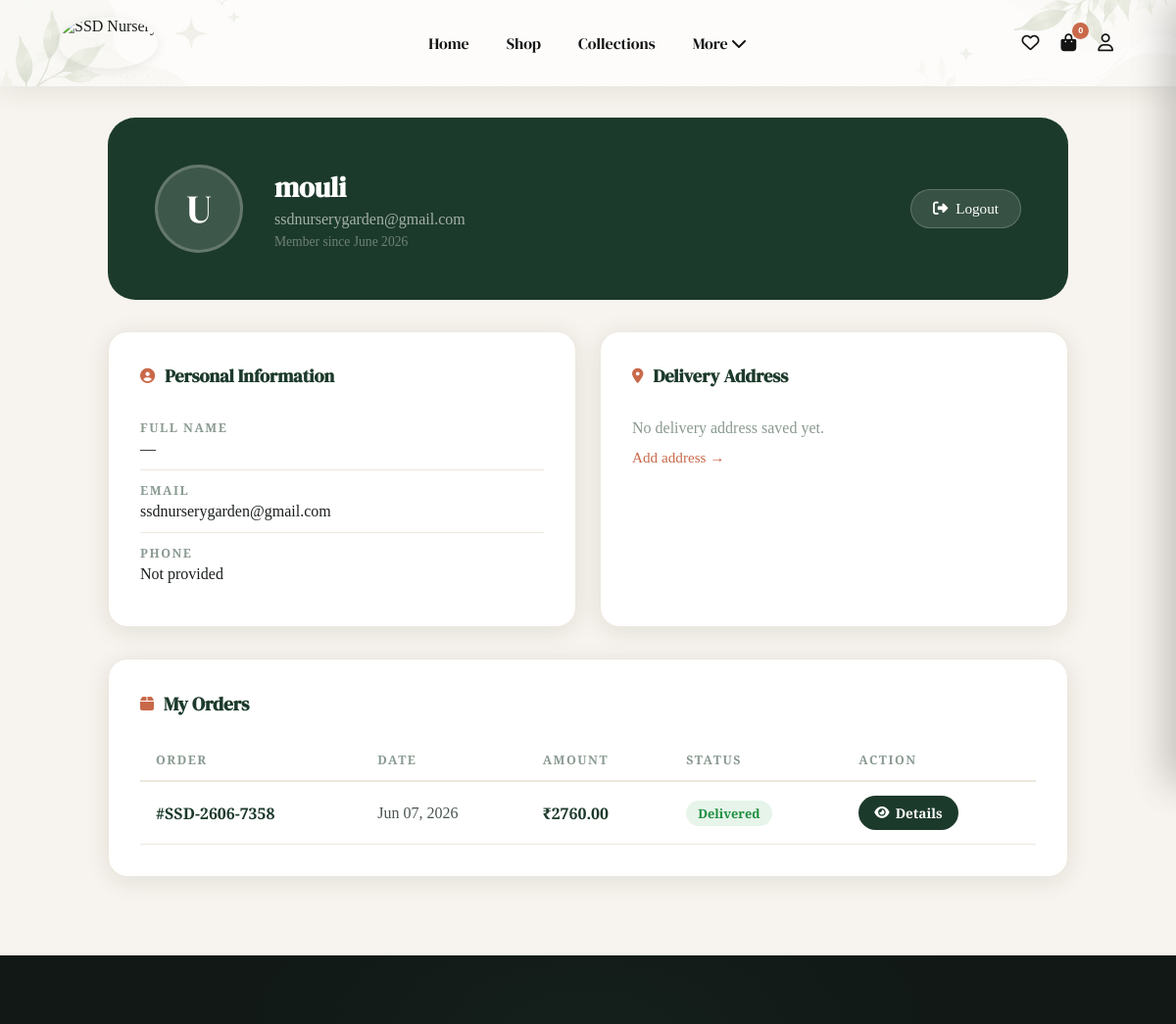
Before: /profile/ (signed in, upper part) with the older database file.
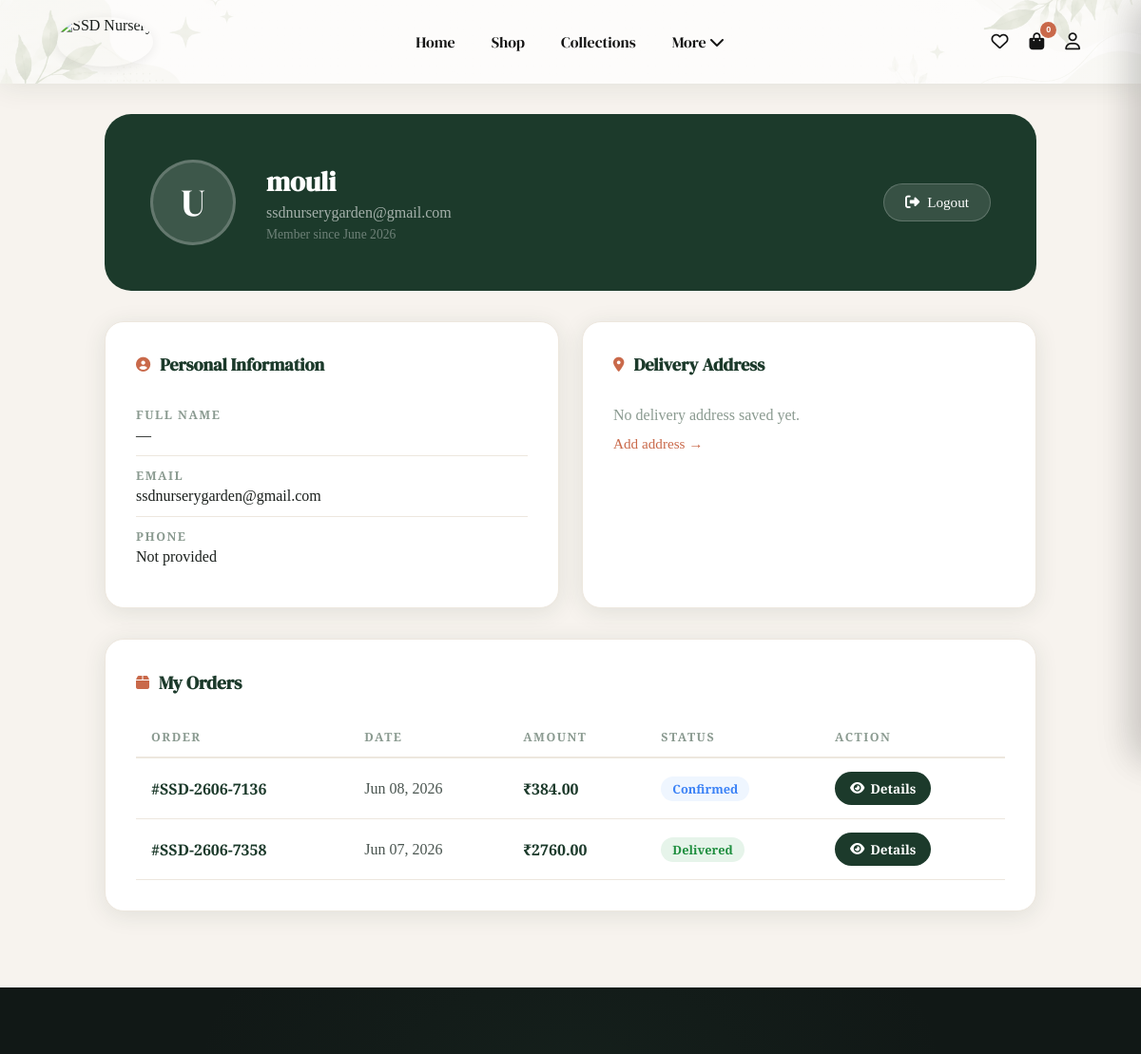
After: the same page with the newer database file.
### web/models.py (models this page shows, shortened)
class Order(models.Model):
    STATUS_CHOICES = [
        ("Pending",   "Pending"),
        ("Confirmed", "Confirmed"),
        ("Packed",    "Packed"),
        ("Shipped",   "Shipped"),
        ("Delivered", "Delivered"),
        ("Returned", "Returned"),
        ("Cancelled", "Cancelled"),
    ]
    PAYMENT_CHOICES = [
        ("cod",       "Cash On Delivery"),
        ("razorpay",  "Razorpay"),
        ("online",    "Online Payment"),
    ]
    user              = models.ForeignKey(
        User, on_delete=models.CASCADE, related_name="orders"
    )
    order_number = models.CharField(
        max_length=20,
        unique=True,
        blank=True,
        null=True
    )
    total_amount      = models.DecimalField(max_digits=12, decimal_places=2, default=0)
    discount_amount   = models.DecimalField(max_digits=10, decimal_places=2, default=0)
    status            = models.CharField(
        max_length=20, choices=STATUS_CHOICES, default="Pending"
    )
    payment_method    = models.CharField(
        max_length=50, choices=PAYMENT_CHOICES, default="cod", blank=True
    )
    payment_id        = models.CharField(max_length=200, blank=True)
    razorpay_order_id = models.CharField(max_length=200, blank=True)
    address           = models.TextField(blank=True)
    coupon            = models.ForeignKey(
        Coupon, on_delete=models.SET_NULL, null=True, blank=True
    )
    notes             = models.TextField(blank=True)
    tracking_id       = models.CharField(max_length=100, blank=True)
    delivery_partner  = models.CharField(
        max_length=30, choices=DELIVERY_PARTNERS, blank=True, default=""
    )
    shipped_at        = models.DateTimeField(null=True, blank=True)
    delivered_at      = models.DateTimeField(null=True, blank=True)
    created_at        = models.DateTimeField(auto_now_add=True)
    updated_at        = models.DateTimeField(auto_now=True)
    class Meta:
        ordering = ["-created_at"]

### web/views.py (the view)
@login_required
def profile(request):
    user_profile, _ = UserProfile.objects.get_or_create(user=request.user)
    orders   = Order.objects.filter(user=request.user).prefetch_related("items__product").order_by("-id")[:10]
    wishlist = Wishlist.objects.filter(user=request.user).select_related("product").order_by("-added_at")[:6]
    return render(request, "web/profile.html", {
        "profile":  user_profile,
        "orders":   orders,
        "wishlist": wishlist,
    })

### web/context_processors.py (called while the page is built)
def user_profile(request):
    notifications = Notification.objects.filter(is_active=True).order_by("-id")[:5]
    return {"notifications": notifications}

def cart_count(request):
    count = 0
    if request.user.is_authenticated:
        count = sum(
            i.quantity
            for i in CartItem.objects.filter(user=request.user)
        )
    return {
        "cart_count": count
    }

### web/templates/web/profile.html (shortened to what the changed rows need)
{% load static %}
<!DOCTYPE html>
<html lang="en">
<head>
    <link rel="stylesheet" href="https://cdnjs.cloudflare.com/ajax/libs/font-awesome/6.5.1/css/all.min.css">
    <link rel="stylesheet" href="{% static 'css/style.css' %}"><link rel="stylesheet" href="{% static 'css/cartsidebar.css' %}">
</head>
<body data-auth="{% if request.user.is_authenticated %}1{% else %}0{% endif %}">
    <div class="profile-page">
        <div class="profile-hero">
            <div class="profile-hero-info">
                <h2>{{ request.user.first_name|default:request.user.username }}</h2>
            </div>
        </div>
        <div class="orders-table-wrap">
            {% if orders %}
            <div style="overflow-x:auto;">
                <table style="width:100%;border-collapse:collapse;font-family:'Cormorant Garamond',serif;">
                    <thead>
                        <tr style="border-bottom:2px solid var(--ivory-dark);">
                            <th style="padding:12px 16px;text-align:left;font-size:0.78rem;font-weight:700;letter-spacing:1.5px;text-transform:uppercase;color:var(--text-light);">Order</th>
                            <th style="padding:12px 16px;text-align:left;font-size:0.78rem;font-weight:700;letter-spacing:1.5px;text-transform:uppercase;color:var(--text-light);">Date</th>
                            <th style="padding:12px 16px;text-align:left;font-size:0.78rem;font-weight:700;letter-spacing:1.5px;text-transform:uppercase;color:var(--text-light);">Amount</th>
                            <th style="padding:12px 16px;text-align:left;font-size:0.78rem;font-weight:700;letter-spacing:1.5px;text-transform:uppercase;color:var(--text-light);">Status</th>
                            <th style="padding:12px 16px;text-align:left;font-size:0.78rem;font-weight:700;letter-spacing:1.5px;text-transform:uppercase;color:var(--text-light);">Action</th>
                        </tr>
                    </thead>
                    <tbody>
                        {% for order in orders %}
                        <tr style="border-bottom:1px solid var(--ivory-dark);">
                            <td style="padding:14px 16px;font-weight:600;color:var(--forest);">#{{ order.order_number }}</td>
                            <td style="padding:14px 16px;color:var(--text-mid);">{{ order.created_at|date:"M d, Y" }}</td>
                            <td style="padding:14px 16px;font-weight:700;color:var(--forest);">₹{{ order.total_amount }}</td>
                            <td style="padding:14px 16px;">
                                {% if order.status == 'Delivered' %}
                                    <span style="background:#E6F4EA;color:#1E8E3E;padding:4px 12px;border-radius:20px;font-size:0.8rem;font-weight:700;">{{ order.status }}</span>
                                {% elif order.status == 'Cancelled' %}
                                    <span style="background:#FEF2F2;color:#DC2626;padding:4px 12px;border-radius:20px;font-size:0.8rem;font-weight:700;">{{ order.status }}</span>
                                {% elif order.status == 'Pending' %}
                                    <span style="background:#FFFBEB;color:#D97706;padding:4px 12px;border-radius:20px;font-size:0.8rem;font-weight:700;">{{ order.status }}</span>
                                {% else %}
                                    <span style="background:#EFF6FF;color:#3B82F6;padding:4px 12px;border-radius:20px;font-size:0.8rem;font-weight:700;">{{ order.status }}</span>
                                {% endif %}
                            </td>
                            <td style="padding:14px 16px;">
                                <a href="{% url 'order_details' order.id %}" style="background:var(--forest);color:white;padding:8px 16px;border-radius:20px;text-decoration:none;font-size:0.85rem;font-weight:600;display:inline-flex;align-items:center;gap:6px;transition:var(--transition);">
                                    <i class="fas fa-eye"></i> Details
                                </a>
                            </td>
                        </tr>
                        {% endfor %}
                    </tbody>
                </table>
            </div>
            {% endif %}
        </div>
    </div>
{% include "web/_footer.html" %}
</body>
</html>

Changed rows visible on the page:
added Order: order_number "SSD-2606-7136", created_at "Jun 08, 2026", total_amount "384.00", status "Confirmed"
